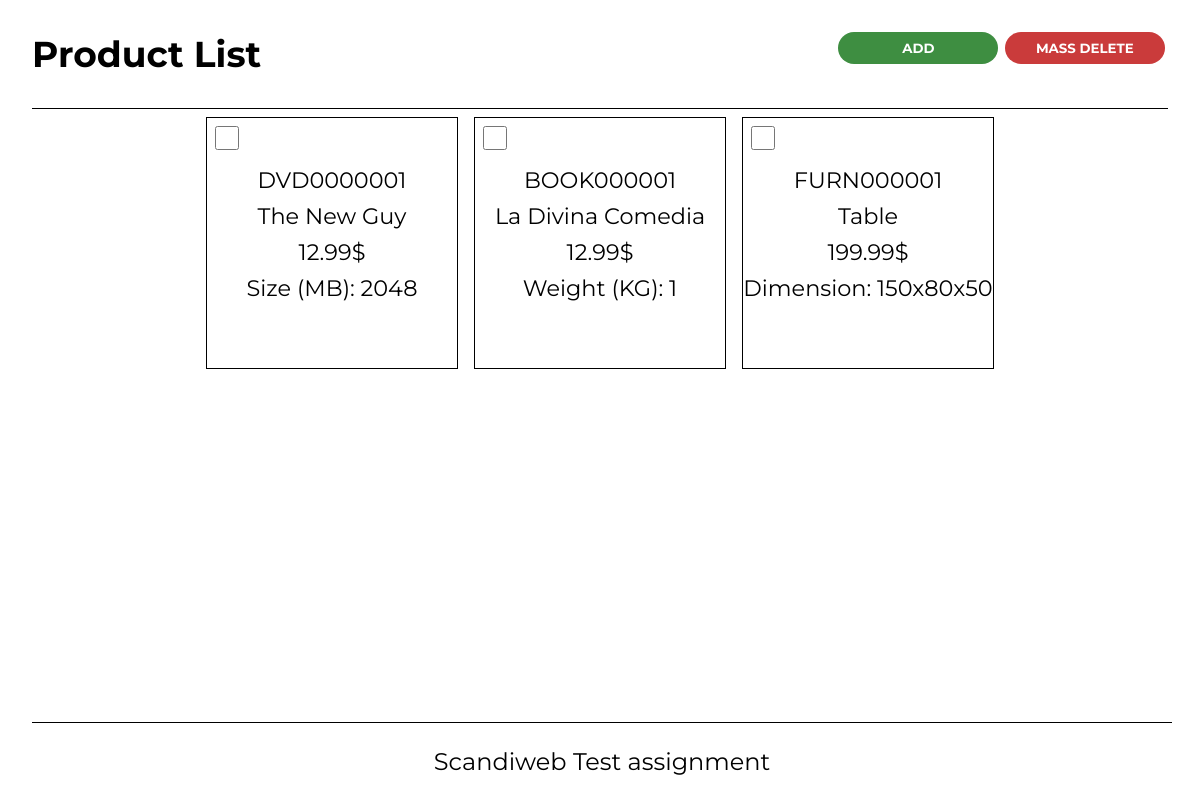
The page / on the database its author committed.
### tables this page shows
CREATE TABLE `products` (
  `id` int(15) NOT NULL,
  `sku` varchar(15) NOT NULL,
  `name` varchar(255) NOT NULL,
  `price` decimal(10,2) NOT NULL,
  `productType` varchar(25) NOT NULL,
  `specification` varchar(255) NOT NULL
);

### includes/autoloader.inc.php (called while the page is built, shortened)
<?php
    function myAutoLoader($className) {
        $path = "./classes/";
        $extension = ".class.php";
        $fullPath = $path . $className . $extension;
    }

### classes/dbh.class.php (called while the page is built)
<?php
    class Dbh {
        public function connect() {
            try {
                $username = "id18481727_root";
                $password = "@xT&}J}xIOk*MA5R";
                $dbh = new PDO('mysql:host=localhost;dbname=id18481727_scandiweb_test' , $username, $password);
                return $dbh;
            } catch (PDOException $e) {
                print "Error!: " . $e->getMessage() . "<br />";
                die();
            }
        }
    }

### classes/loadproducts.class.php (called while the page is built)
<?php
    class LoadProducts extends Dbh {
        public function getProducts() {
            $stmt = $this->connect()->prepare('SELECT * From products');
            if(!$stmt->execute()) {
                $stmt = null;
                header("location: ../index.php?error=stmtfailed");
                exit();
            }
            return $stmt->fetchAll(PDO::FETCH_OBJ);
        }
    }

### index.php (the view, shortened to what this page needs)
<?php
    include_once "./includes/autoloader.inc.php";
    $products = (new LoadProducts)->getProducts();
?>
<!DOCTYPE html>
<html lang="en">
    <head>
        <link rel="stylesheet" href="./styles/index.css">
    </head>
    <body>
        <nav>
            <div class="container-nav">
                <h1>Product List</h1>
                <div class="container-nav_buttons">
                    <button id="add-product-btn" class="btn add">ADD</button>
                    <button id="delete-product-btn" name="delete" form="form" class="btn delete">MASS DELETE</button>
                </div>
            </div>
        </nav>
        <section>
            <form action="./includes/deleteproducts.inc.php" method="post" id="form">
                <div class="product-container_main">
                    <?php
                        foreach ($products as $prod) {
                            echo (
                                '
                                    <div class="product-container_top">
                                        <input type="checkbox" class="delete-checkbox" name="checkbox[]" value="' . $prod->id . '">
                                        <div class="product-container_body">
                                            <p class="description">' . $prod->sku . '</p>
                                            <p class="description">' . $prod->name . '</p>
                                            <p class="description">' . $prod->price . '$</p>
                                            <p class="description">' . $prod->specification . '</p>
                                        </div>
                                    </div>
                                '
                            );
                        }
                    ?>
                </div>
            </form>
        </section>
        <footer>
            <p class="footer-text">Scandiweb Test assignment</p>
        </footer>
    </body>
</html>

### styles/index.css (style rules this page uses)
body { margin: 0 2rem; font-family: 'Montserrat', sans-serif; font-size: 1.5rem; }
h1 { margin: 0; }
nav { border-bottom: 1px solid black; }
.container-nav { margin: 2rem ; display: flex; justify-content: space-between; }
.btn { font-family: 'Montserrat', sans-serif; color: white; font-weight: 700; width: 10rem; height: 2rem; margin: 0 1rem; border: none; border-radius: 25px; transition: all .2s ease-in-out; }
.add { background-color: #3e8e41 }
.delete { background-color: #ca3b3b; }
footer { position: fixed; left: 0; bottom: 0; width: 5%; color: black; text-align: center; border-top: 1px solid black; margin: 0 2rem; background-color: white; }
.product-container_main { display: flex; flex-direction: row; justify-content: center; }
.product-container_top { border: 1px black solid; width: 250px; height: 250px; margin: .5rem; }
.product-container_body { text-align: center; }
.description { font-size: 1.4rem; margin: 0.5rem 0; }
section { margin-bottom: 5rem; }
.delete-checkbox { margin: .5rem; width: 1.5rem; height: 1.5rem; }
@media only screen and (min-width: 600px) { .container-nav { display: flex; flex-direction: row; justify-content: space-between; margin: 2rem 0; } }
@media only screen and (min-width: 600px) { .container-nav_buttons { display: flex; flex-direction: column; justify-content: space-between; } }
@media only screen and (min-width: 600px) { .btn { margin: .2rem 0; } }
@media only screen and (min-width: 600px) { footer { width: 90%; } }
@media only screen and (min-width: 600px) { .product-container_main { flex-wrap: wrap; justify-content: center; } }
@media only screen and (min-width: 768px) { .container-nav_buttons { display: flex; flex-direction: row; justify-content: space-evenly; } }
@media only screen and (min-width: 768px) { .btn { margin: 0 .2rem; } }
@media only screen and (min-width: 768px) { footer { width: 95%; } }

### rows shown on the page
products: sku "DVD0000001", name "The New Guy", price "12.99", specification "Size (MB): 2048"
products: sku "BOOK000001", name "La Divina Comedia", price "12.99", specification "Weight (KG): 1"
products: sku "FURN000001", name "Table", price "199.99", specification "Dimension: 150x80x50"
